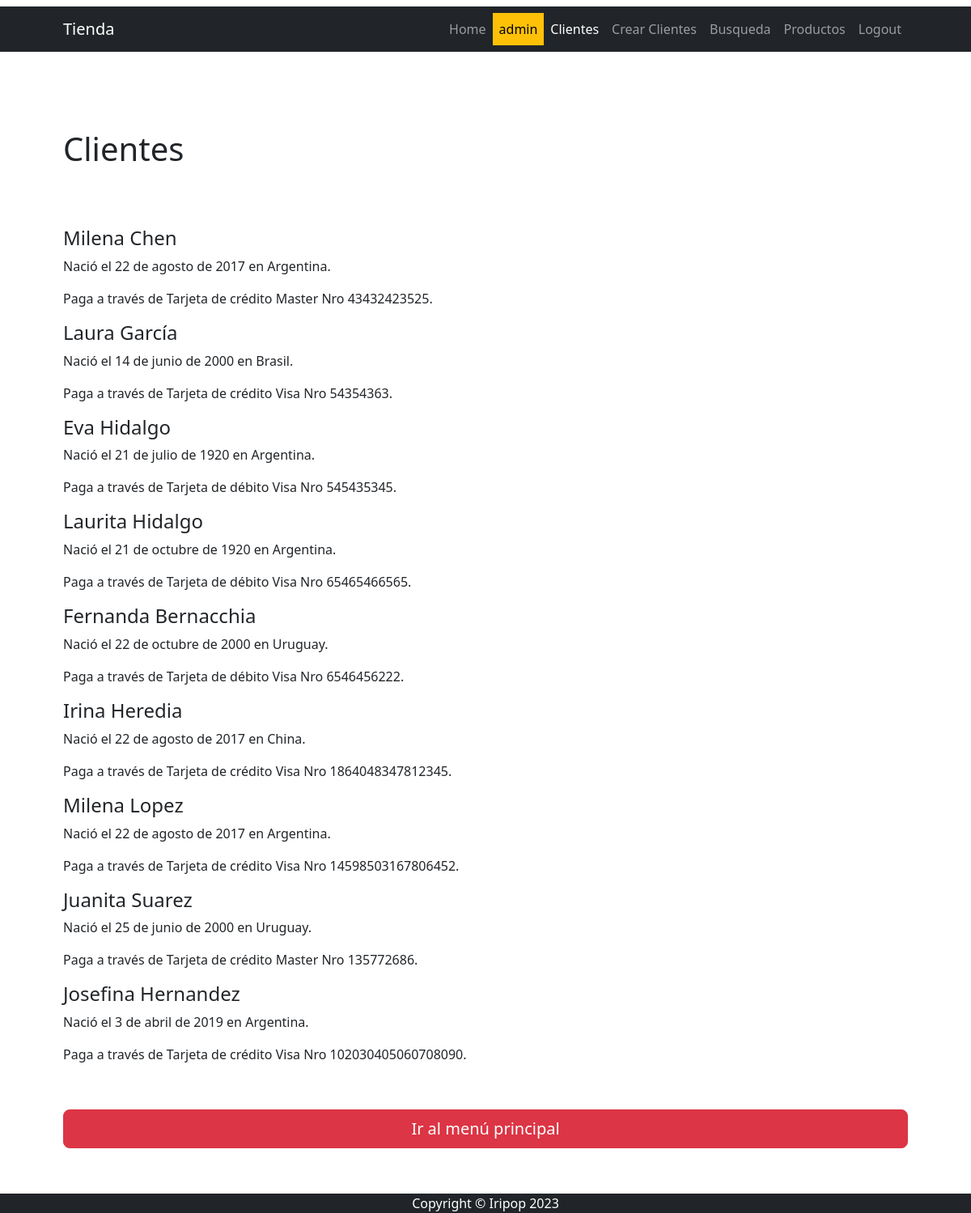
The app's page /clientes/ (signed in) with its own data.
### apps/CORE/models.py (models this page shows, shortened)
class Cliente(models.Model):
    pais_origen_id=models.ForeignKey(Pais, on_delete=models.SET_NULL, null=True)
    apellido=models.CharField(max_length=50)
    nombre=models.CharField(max_length=50)
    nacimiento= models.DateField(null=True) # opcional
    medio_id=models.ForeignKey(Mediodepago, on_delete=models.SET_NULL, null=True)
    nrotarjeta=models.IntegerField(null=True)

class Pais(models.Model):
    nombre=models.CharField(max_length=50)
    def __str__(self):
        return self.nombre
    class Meta:
        verbose_name_plural = "Países"

class Mediodepago(models.Model):
    medio=models.CharField(max_length=25)
    def __str__(self):
        return self.medio

### apps/CORE/views.py (the view)
# urls.py: path("clientes/", views.clientes, name="clientes"),
def clientes(request):
    clientes_registros = Cliente.objects.all()
    contexto = {"clientes": clientes_registros}
    return render(request, "CORE/clientes.html", contexto)

### apps/CORE/templates/CORE/clientes.html
{% extends 'CORE/index.html' %}
{% block INDEX_TITULO %}
    Clientes
{% endblock INDEX_TITULO %}
{% block INDEX_CONTENIDO %}
    {% for cliente in clientes %}
    <h4>{{ cliente.nombre }} {{ cliente.apellido }}</h4>
    <p>Nació el {{ cliente.nacimiento }} en {{ cliente.pais_origen_id }}.</p>
    <p>Paga a través de {{ cliente.medio_id }} Nro {{ cliente.nrotarjeta }}.</p>
    {% endfor %}
    <br><p>
    {% include 'CORE/index_back.html' %}</p></br>
{% endblock INDEX_CONTENIDO %}

### apps/CORE/templates/CORE/navbar.html (shortened to what this page needs)
{% load static %}
<nav class="navbar navbar-expand-lg navbar-dark bg-dark">
    <div class="container px-5">
        <a class="navbar-brand" href="{% url 'Home:home' %}">Tienda</a>
        <div class="collapse navbar-collapse" id="navbarSupportedContent">
            <ul class="navbar-nav ms-auto mb-2 mb-lg-0">
                <li class="nav-item"><a class="nav-link {% if request.path == "/" %} active  {% endif %}" aria-current="page" href="{% url 'Home:home' %}">Home</a></li>
                {% if user.is_authenticated %}
                    <li class="nav-item"><a class="nav-link text-bg-warning">{{ user.username }}</a></li>
                    <li class="nav-item"><a class="nav-link {% if request.path == "/clientes/" %} active  {% endif %}" href="{% url 'Home:clientes' %}">Clientes</a></li>
                    <li class="nav-item"><a class="nav-link {% if request.path == "/crear/" %} active  {% endif %}" href="{% url 'Home:crear' %}">Crear Clientes</a></li>
                    <li class="nav-item"><a class="nav-link {% if request.path == "/busqueda/" %} active  {% endif %}" href="{% url 'Home:busqueda' %}">Busqueda</a></li>
                    <li class="nav-item"><a class="nav-link {% if request.path == "/producto/" %} active  {% endif %}" href="{% url 'producto:home' %}">Productos</a></li>
                    <li class="nav-item"><a class="nav-link {% if request.path == "/logout/" %} active  {% endif %}" href="{% url 'Home:logout' %}">Logout</a></li>
                {% else %}
                    <li class="nav-item"><a class="nav-link {% if request.path == "/about/" %} active  {% endif %}" href="{% url 'Home:about' %}">Acerca de mí</a></li>
                    <li class="nav-item"><a class="nav-link text-info" href="{% url 'Home:login' %}">Login</a></li>
                {% endif %}
            </ul>
        </div>
    </div>
</nav>

### records on screen
Cliente: nombre "Milena", apellido "Chen", nacimiento "22 de agosto de 2017", pais_origen_id "Argentina", medio_id "Tarjeta de crédito Master", nrotarjeta "43432423525"
Cliente: nombre "Laura", apellido "García", nacimiento "14 de junio de 2000", pais_origen_id "Brasil", medio_id "Tarjeta de crédito Visa", nrotarjeta "54354363"
Cliente: nombre "Eva", apellido "Hidalgo", nacimiento "21 de julio de 1920", pais_origen_id "Argentina", medio_id "Tarjeta de débito Visa", nrotarjeta "545435345"
Cliente: nombre "Laurita", apellido "Hidalgo", nacimiento "21 de octubre de 1920", pais_origen_id "Argentina", medio_id "Tarjeta de débito Visa", nrotarjeta "65465466565"
Cliente: nombre "Fernanda", apellido "Bernacchia", nacimiento "22 de octubre de 2000", pais_origen_id "Uruguay", medio_id "Tarjeta de débito Visa", nrotarjeta "6546456222"
Cliente: nombre "Irina", apellido "Heredia", nacimiento "22 de agosto de 2017", pais_origen_id "China", medio_id "Tarjeta de crédito Visa", nrotarjeta "1864048347812345"
Cliente: nombre "Milena", apellido "Lopez", nacimiento "22 de agosto de 2017", pais_origen_id "Argentina", medio_id "Tarjeta de crédito Visa", nrotarjeta "14598503167806452"
Cliente: nombre "Juanita", apellido "Suarez", nacimiento "25 de junio de 2000", pais_origen_id "Uruguay", medio_id "Tarjeta de crédito Master", nrotarjeta "135772686"
Cliente: nombre "Josefina", apellido "Hernandez", nacimiento "3 de abril de 2019", pais_origen_id "Argentina", medio_id "Tarjeta de crédito Visa", nrotarjeta "102030405060708090"

### other values on screen
{{ user.username }} "admin"
